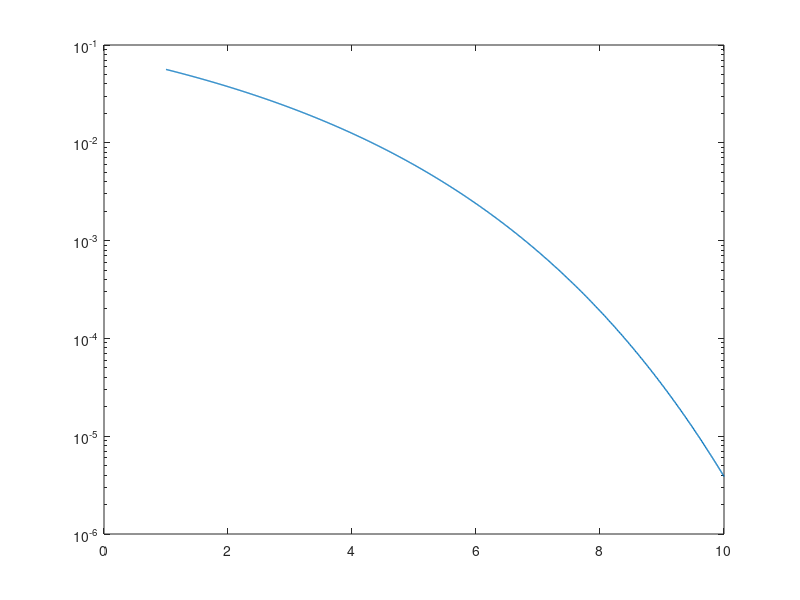

MATLAB code for this plot: (Note: this script raises an error after producing the figure.)
close all
%% Fixing n, varying m
close all
%% Show results obtained with sm product
index = [1 2 3 5 7];
mrk={'-o','-+','-*','-<','->'};
xTH= 1:0.01:10;
Pb_un_PAM = @(x)qfunc(sqrt(2*10.^(x/10)));
% Data load
figure;
h = semilogy(xTH,Pb_un_PAM(xTH),'-','LineWidth', 1);
hold on
for i=1:length(index)
    load(strcat(path,'Results\','c',num2str(index(i)),'_SP_M1.mat'),'Pbit','Gamma_dB');
    %plot(Gamma_dB,Pbit);
    h = semilogy(Gamma_dB,Pbit,mrk{i},'LineWidth', 1);
    hold on
end
hold off
axis([1 10 1e-6 1e0])
set(0,'defaultTextInterpreter','latex') % to use LaTeX format
set(gca,'FontSize',13);
title('Sum Product Decoder - Binary');
l = legend('Uncoded','Rate $ \frac{1}{2}$ N = 336',' Rate $ \frac{1}{2}$ N = 1920', 'Rate $ \frac{1}{2}$ N = 8640' , 'Rate $ \frac{2}{3}$ N = 6480','Rate $ \frac{5}{6}$ N = 5184' );
set(l,'Interpreter','latex');
xlabel('SNR $\Gamma$  [dB]')
ylabel('BER $P_{\rm bit}$')
%% Show results obtained with MINSUM
index = [1 2 3 5 6];
mrk={'-o','-+','-*','-<','->'};
xTH= 1:0.01:10;
Pb_un_PAM = @(x)qfunc(sqrt(2*10.^(x/10)));
% Data load
figure;
h = semilogy(xTH,Pb_un_PAM(xTH),'-','LineWidth', 1);
hold on
for i=1:length(index)
    load(strcat(path,'Results\','c',num2str(index(i)),'_MS_M1.mat'),'Pbit','Gamma_dB');
    h = semilogy(Gamma_dB,Pbit,mrk{i},'LineWidth', 1);
    hold on
end
hold off
axis([1 10 1e-6 1e0])
set(0,'defaultTextInterpreter','latex') % to use LaTeX format
set(gca,'FontSize',13);
title('Min Sum Decoder - Binary');
l = legend('Uncoded','Rate $ \frac{1}{2}$ N = 336',' Rate $ \frac{1}{2}$ N = 1920', 'Rate $ \frac{1}{2}$ N = 8640' , 'Rate $ \frac{2}{3}$ N = 6480','Rate $ \frac{5}{6}$ N = 1152' );
set(l,'Interpreter','latex');
xlabel('SNR $\Gamma$  [dB]')
ylabel('BER $P_{\rm bit}$')
%% Comparison between sum prod and min sum
index = [1 2 3 5];
%index = [1 2 3];
Gamma_Range = 10;
mrk1={'-+'};
mrk2 ={'-*'};
for i=1:length(index)
PlotComp(index(i),Gamma_Range,xTH)
end

%% Puncturing
PlotPun(6,Gamma_Range,xTH)
PlotPun(7,Gamma_Range,xTH)


